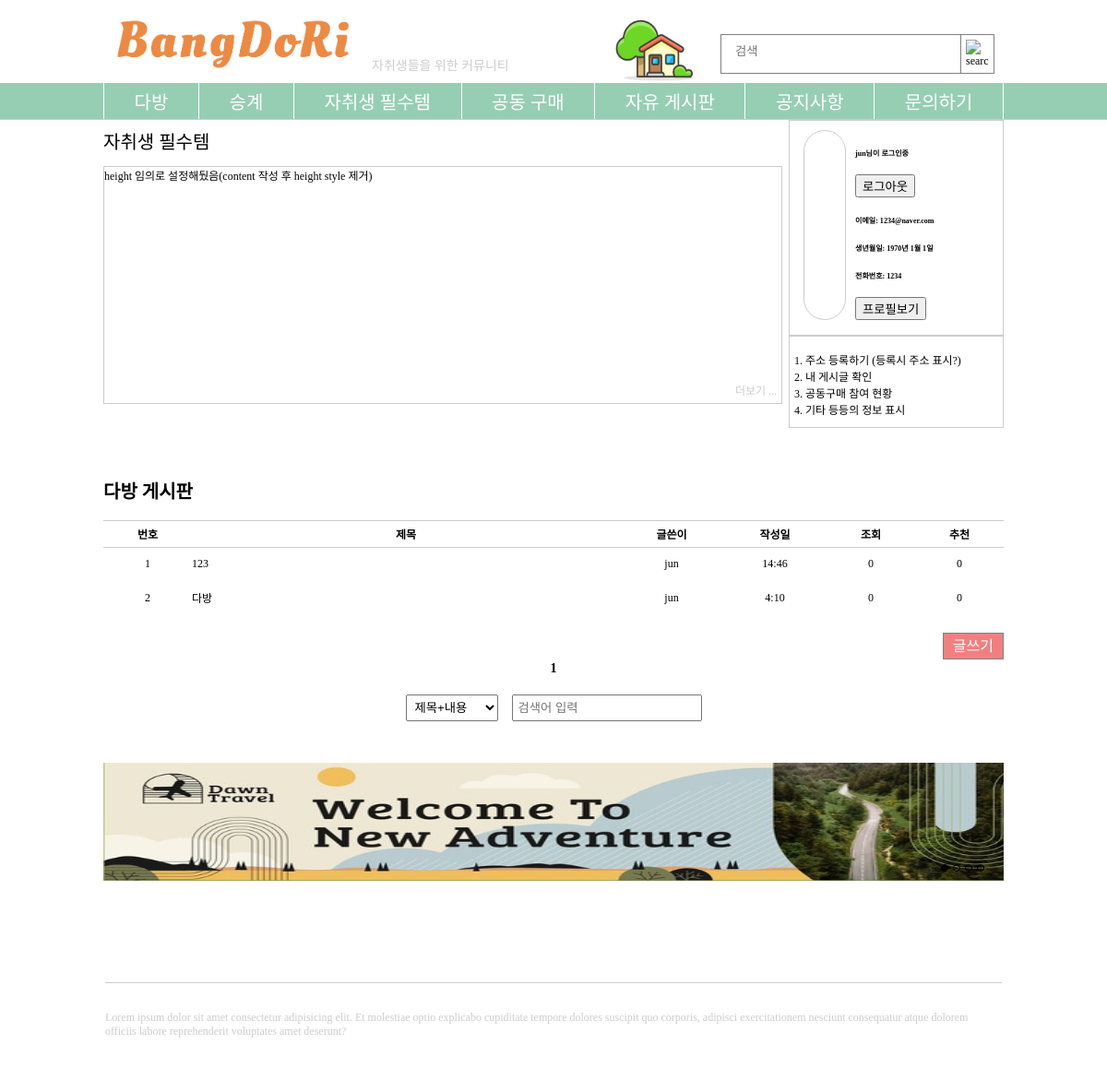
Page /board/dabang/ (signed in) on the committed database.
### bangdori/models.py (models this page shows, shortened)
class CustomerUser(AbstractUser):
    ''' # 부모 클래스에서 제공하는 부분은 비활성화
    # userid = models.CharField(
    #     max_length=50, db_column='userid', verbose_name='userid', primary_key=True)
    # passwd = models.CharField(
    #     max_length=50, db_column='passwd', verbose_name='passwd') '''
    email = models.CharField(
        max_length=30, db_column='email', verbose_name='email', blank=True)
    birthday = models.DateField(
        default=datetime.MINYEAR, db_column='birth', verbose_name='birth')
    phone = models.CharField(
        max_length=30, db_column='phone', verbose_name='phone')
    def __str__(self):
        return self.username

class Article(models.Model):
    id = models.AutoField(primary_key=True)
    title = models.CharField(max_length=50, verbose_name='제목')
    writer = models.ForeignKey(
        'CustomerUser', on_delete=models.CASCADE, verbose_name='글쓴이')
    content = models.TextField(verbose_name='내용')
    date = models.DateTimeField(auto_now_add=True, verbose_name='작성일')
    views = models.PositiveIntegerField(default=0, verbose_name='조회')
    upvote = models.PositiveIntegerField(default=0, verbose_name='추천')
    class Meta:
        abstract = True

class DabangArticle(Article):
    class Meta:
        db_table = 'article_dabang'
        verbose_name = '다방'
        verbose_name_plural = '다방'

### bangdori/views.py (the view)
# urls.py: path('board/<str:name>/', views.board, name='board'),
def board(request, name):
    context = {}
    articles = getModelByName(name)
    context['name'] = articles._meta.verbose_name
    context['url'] = name
    articles = articles.objects.all().order_by('-date')
    paginator = Paginator(articles, MAX_ARTICLES)
    page = int(request.GET.get('page', 1))
    context['articles'] = paginator.get_page(page)
    return render(request, 'board.html', context)

### bangdori/utils.py (called while the page is built)
def getModelByName(name):
    articles = None
    if name == 'board':
        articles = BoardArticle
    elif name == 'dabang':
        articles = DabangArticle
    elif name == 'succession':
        articles = SuccessionArticle
    elif name == 'essentials':
        articles = EssentialsArticle
    elif name == 'notice':
        articles = NoticeArticle
    elif name == 'contact':
        articles = ContactArticle
    elif name == 'group':
        articles = GroupArticle
    return articles

### bangdori/templates/board.html
{% extends 'extends/main.html' %}
{% load static %}
{% block content %}
    <div class="board">
        <div class="preview-title board-title">
            <span>{{ name }} 게시판</span>
        </div>
        <div class="total-article-info">
            <div class="top-info">
                <div class="id">번호</div>
                <div class="title top-title">제목</div>
                <div class="writer">글쓴이</div>
                <div class="date">작성일</div>
                <div class="views">조회</div>
                <div class="recommendation">추천</div>
            </div>
            {% if articles %}
                {% for article in articles %}
                    <div class="article-info">
                            <div class="id">{{ forloop.counter }}</div>
                            <div class="title"><a href="{% url 'article' name=url pk=article.id %}">{{ article.title }}</a></div>
                            <div class="writer">{{ article.writer }}</div>
                            <div class="date js-date">{{ article.date }}</div>
                            <div class="views">{{ article.views }}</div>
                            <div class="recommendation">{{ article.upvote }}</div>
                    </div>
                {% endfor %}
            {% endif %}
        </div>
        {% include 'extends/search_lnb.html' %}
    </div>
    {% include 'extends/banner.html' %}
{% endblock %}

### bangdori/templates/extends/main.html (shortened to what this page needs)
{% extends 'base_index.html' %}
{% load static %}
{% block main %}
    <div class="main dabang_board">
        <div class="container">
            <div class="section">
                <div class="article">
                    <div class="preview-essentials">
                        <div class="preview-title">자취생 필수템</div>
                        <div class="preview-article essentials-board-size">
                            height 임의로 설정해뒀음(content 작성 후 height style 제거)
                            <div class="preview-more">
                                <a class="more" href={% url 'board' name='essentials' %}>더보기 ...</a>
                            </div>
                        </div>
                    </div>
                    {% if request.user.is_authenticated %}
                        <div id="after-login" class="article-box">
                            <div class="login-box after-login">
                                <div class="login-after-user-info">
                                    <div class="login-user-img">
                                    </div>
                                    <div class="login-user-info">
                                        <h6>{{ request.user.username }}님이 로그인중</h6>
                                        <a href={% url 'logout' %}>
                                            <button class="login_btn">로그아웃</button>
                                        <h6>이메일: {{ request.user.email }}</h6>
                                        <h6>생년월일: {{ request.user.birthday }}</h6>
                                        <h6>전화번호: {{ request.user.phone }}</h6>
                                        <a href="{% url 'detail' pk=request.user.pk %}">
                                            <button class = "login_btn">프로필보기</button>
                                        </a>
                                    </div>
                                </div>
                                <hr style="border: 1px solid #ccc;">
                                <div class="login-after-user-bar">
                                    1. 주소 등록하기 (등록시 주소 표시?)
                                    <br>
                                    2. 내 게시글 확인
                                    <br>
                                    3. 공동구매 참여 현황
                                    <br>
                                    4. 기타 등등의 정보 표시
                                </div>
                            </div>
                        </div>
                    {% endif %}
                </div>
                {% block content %}
                {% endblock %}
            </div>
        </div>
    </div>
{% endblock %}

### templates/base_index.html (shortened to what this page needs)
{% load static %}
<!DOCTYPE html>
<html lang="ko" dir="ltr">
<head>
    <link rel="stylesheet" href="{% static 'css/wrapStyle.css' %}"/>
    <link rel="stylesheet" href="{% static 'css/headerStyle.css' %}"/>
    <link rel="stylesheet" href="{% static 'css/sectionStyle.css' %}"/>
    <link rel="stylesheet" href="{% static 'css/additionStyle.css' %}"/>
    <link rel="stylesheet" href="{% static 'css/slideStyle.css' %}"/>
    <link rel="stylesheet" href="{% static 'css/boardSectionStyle.css' %}"/>
    <link rel="stylesheet" href="{% static 'css/topMoveBtn.css' %}"/>
    <link rel="stylesheet" href="{% static 'css/articleStyle.css' %}"/>
</head>
<body>
<div class="wrapper">
    {% include "extends/header.html" %}
    {% block main %}
    {% endblock %}
    {% include "extends/footer.html" %}
</div>
</body>
</html>

### bangdori/templates/extends/header.html (shortened to what this page needs)
{% load static %}
<div class="header">
    <div class="gnb">
        <div class="top-content">
            <div class="logo-box">
                <a href={% url 'index' %}>
                    <img class="logo" src="{% static 'imgs/logo.png' %}" alt="logo" width="288px"
                            height="76px"/></a>
            </div>
            <div class="logo-title">
                <span>자취생들을 위한 커뮤니티</span>
            </div>
            <div class="top-content-search">
                <form class="top-search-form" action="">
                    <div class="top-search-keyword-box">
                        <input class="top-search-keyword" type="text" name="search_keyword" placeholder="검색"/>
                    </div>
                    <img class="search" src="https://www.pngall.com/wp-content/uploads/8/Vector-Search.png"
                            alt="search" width="25px" onclick="searchKeyword()"/>
                </form>
            </div>
            <div class="logo-on-search">
                <a href={% url 'index' %}><img class="logo" src="{% static 'imgs/miniLogo.png' %}" alt="logo"
                                                width="86px" height="96px"></a>
            </div>
        </div>
        <div class="menu-box">
            <div class="menu-list">
                <div class="menu-item">
                    <a href={% url 'board' name='dabang' %}>다방</a>
                </div>
                <div class="menu-item">
                    <a href={% url 'board' name='succession' %}>승계</a>
                </div>
                <div class="menu-item">
                    <a href={% url 'board' name='essentials' %}>자취생 필수템</a>
                </div>
                <div class="menu-item">
                    <a href={% url 'board' name='group' %}>공동 구매</a>
                </div>
                <div class="menu-item">
                    <a href={% url 'board' name='board' %}>자유 게시판</a>
                </div>
                <div class="menu-item">
                    <a href={% url 'board' name='notice' %}>공지사항</a>
                </div>
                <div class="menu-item">
                    <a href={% url 'board' name='contact' %}>문의하기</a>
                </div>
            </div>
        </div>
    </div>
</div>

### bangdori/templates/extends/search_lnb.html (shortened to what this page needs)
{% load static %}
<div class="lnb">
    <div class="writting-box">
        <a class="writting-btn" href={% url 'write' name=url %}>글쓰기</a>
    </div>
    <div class="paging-box">
        {% for page in articles.paginator.page_range %}
            {% if page >= articles.number|add:-2 and page <= articles.number|add:2 %}
                <span class="{% if page == articles.number %}current{% endif %}">
                    <a href="?page={{ page }}">{{ page }}</a>
                </span>
            {% elif page >= articles.number|add:-3 and page <= articles.number|add:3 %}
                ...
            {% endif %}
        {% endfor %}
    </div>
    <div class="search-box">
        <select class="search-type-box" name="search-type" id="">
            <option value="">제목+내용</option>
        </select>
        <div class="board-search-keyword-box">
            <form action="" method="get">
                <input class="board-search-keyword" type="text" placeholder="검색어 입력"/>
            </form>
        </div>
    </div>
</div>

### bangdori/templates/extends/banner.html (shortened to what this page needs)
{% load static %}
<div class="ad-banner board-banner">
    <div class="banner-content">
        <div class="first banner showing">
        </div>
        <div class="banner-count">
            <div class="first count js-clicked-count"></div>
            <div class="second count"></div>
            <div class="third count"></div>
            <div class="fourth count"></div>
        </div>
    </div>
</div>

### bangdori/templates/extends/footer.html (shortened to what this page needs)
{% load static %}
<div class="footer">
    Lorem ipsum dolor sit amet consectetur adipisicing elit. Et molestiae
    optio explicabo cupiditate tempore dolores suscipit quo corporis,
    adipisci exercitationem nesciunt consequatur atque dolorem officiis
    labore reprehenderit voluptates amet deserunt?
</div>

### static/css/wrapStyle.css (style rules this page uses)
html { margin: 0; padding: 0; box-sizing: border-box; font-size: 12px; scroll-behavior: smooth; }
body { margin: 0; padding: 0; background-color: white; }
.wrapper { width: 100%; height: 100%; }
.header { text-align: center; border-bottom: 1px solid #ccc; }
.main { position: relative; left: 0; width: 976px; margin: 0 auto; }
a { text-decoration: none; color: black; }

### static/css/headerStyle.css (style rules this page uses)
.gnb { height: 100%; }
.top-content { width: 976px; margin: 0 auto; position: relative; text-align: left; }
.logo-box { display: inline-block; }
.logo { vertical-align: bottom; height: 90px; }
.logo-title { display: inline-block; color: #ccc; font-size: 14px; align-items: flex-end; position: relative; bottom: 10px; }
.logo-on-search { display: inline-block; position: relative; top: 10px; left: 112px; }
.top-content-search { position: absolute; right: 10px; bottom: 10px; }
.top-search-form { display: flex; flex-direction: row; border: 1px solid gray; cursor: pointer; }
.top-search-keyword-box { position: relative; border-right: 1px solid gray; }
.top-search-keyword { width: 244px; height: 35px; padding: 0; padding-inline-start: 15px; border: none; }
.search { padding: 5px; cursor: pointer; }
.menu-box { display: flex; justify-content: center; font-size: 20px; background-color: #96ceb4; }
.menu-list { display: flex; flex-direction: row; justify-content: center; align-items: center; width: 976px; }
.menu-item { display: inline; flex-grow: 1; border-right: 1px solid white; padding: 5px 0; }
.menu-item > a { color: white !important; }
.menu-list > :first-child { border-left: 1px solid white; }

### static/css/sectionStyle.css (style rules this page uses)
.container { width: 100%; height: 100%; }
.section { display: flex; flex-direction: column; gap: 15px; margin-bottom: 76px; }
.article { display: flex; justify-content: space-between; }
.preview-essentials { display: inline-block; width: 736px; }
.essentials-board-size { height: 256px !important; }
.article-box { display: flex; flex-direction: column; justify-content: flex-end; }
.login-box { display: inline-block; margin-bottom: 10px; border: 1px solid #ccc; }
.after-login { margin: 0; }
.login-after-user-info { display: flex; flex-direction: row; padding: 10px 15px; gap: 10px; }
.login-user-img { border: 1px solid #ccc; padding: 10px; border-radius: 36px; width: 24px; }
.login-user-info { width: 145px; }
.login-after-user-bar { padding: 10px 5px; }
.preview-title { text-align: left; font-size: 20px; padding: 8px 0; margin-bottom: 5px; }
.board-title { font-weight: bold !important; margin-top: 30px; }
.preview-article { position: relative; border: 1px solid #ccc; height: 128px; }
.preview-more { position: absolute; right: 5px; bottom: 5px; }
.more { color: #ccc !important; }
.board-banner { margin: 30px 0; }

### static/css/additionStyle.css (style rules this page uses)
.footer { width: 972px; margin: 0 auto 30px auto; font-size: 12px; border-top: 1px solid #ccc; padding: 30px 0; color: #ccc; }

### static/css/slideStyle.css (style rules this page uses)
.ad-banner { overflow: hidden; }
.banner-content { position: relative; display: inline-block; width: 100%; height: 128px; overflow: hidden; }
.banner { position: absolute; left: 0; width: inherit; height: inherit; opacity: 0; }
.showing { opacity: 1; transition: all 0.8s ease-in-out; }
.banner-count { display: inline-block; position: absolute; right: 20px; bottom: 5px; }
.count { display: inline-block; border: 1px solid black; background: transparent; border-radius: 16px; padding: 3px; margin: 1px; cursor: pointer; transition: background 0.2s ease-in-out; }
.js-clicked-count { background: black; }

### static/css/boardSectionStyle.css (style rules this page uses)
.top-info { display: flex; flex-direction: row; text-align: center; padding: 5px 0; border-top: 1px solid #ccc; border-bottom: 1px solid #ccc; font-weight: bold; }
.top-title { text-align: center !important; }
.total-article-info { display: flex; flex-direction: column; text-align: center; padding: 5px 0; }
.article-info { display: flex; flex-direction: row; align-items: center; padding: 10px 0; }
.id, .views, .recommendation { width: 96px; }
.title { flex-grow: 1; text-align: left; }
.writer, .date { width: 112px; }
.writting-box { padding-top: 15px; text-align: right; height: 30px; }
.writting-btn { border: 1px solid gray; background-color:lightcoral; color: white; font-size: 16px; padding: 5px 10px; }
.paging-box { text-align: center; color: black; font-weight: bold; font-size: 14px; }
.search-box { margin-top: 20px; text-align: center; display: flex; flex-direction: row; justify-content: center; gap: 15px; }
.search-type-box { padding: 5px; width: 100px; }
.board-search-keyword { padding: 5px; width: 192px; padding-inline-start: 5px; }

### rows in the picture
CustomerUser: user.username "jun", user.email "1234@naver.com", user.birthday "1970년 1월 1일", user.phone "1234"
DabangArticle: title "123", writer "jun", views "0", upvote "0"
DabangArticle: title "다방", writer "jun", views "0", upvote "0"

### other values in the picture
{{ name }} "다방"
{{ page }} "1"
